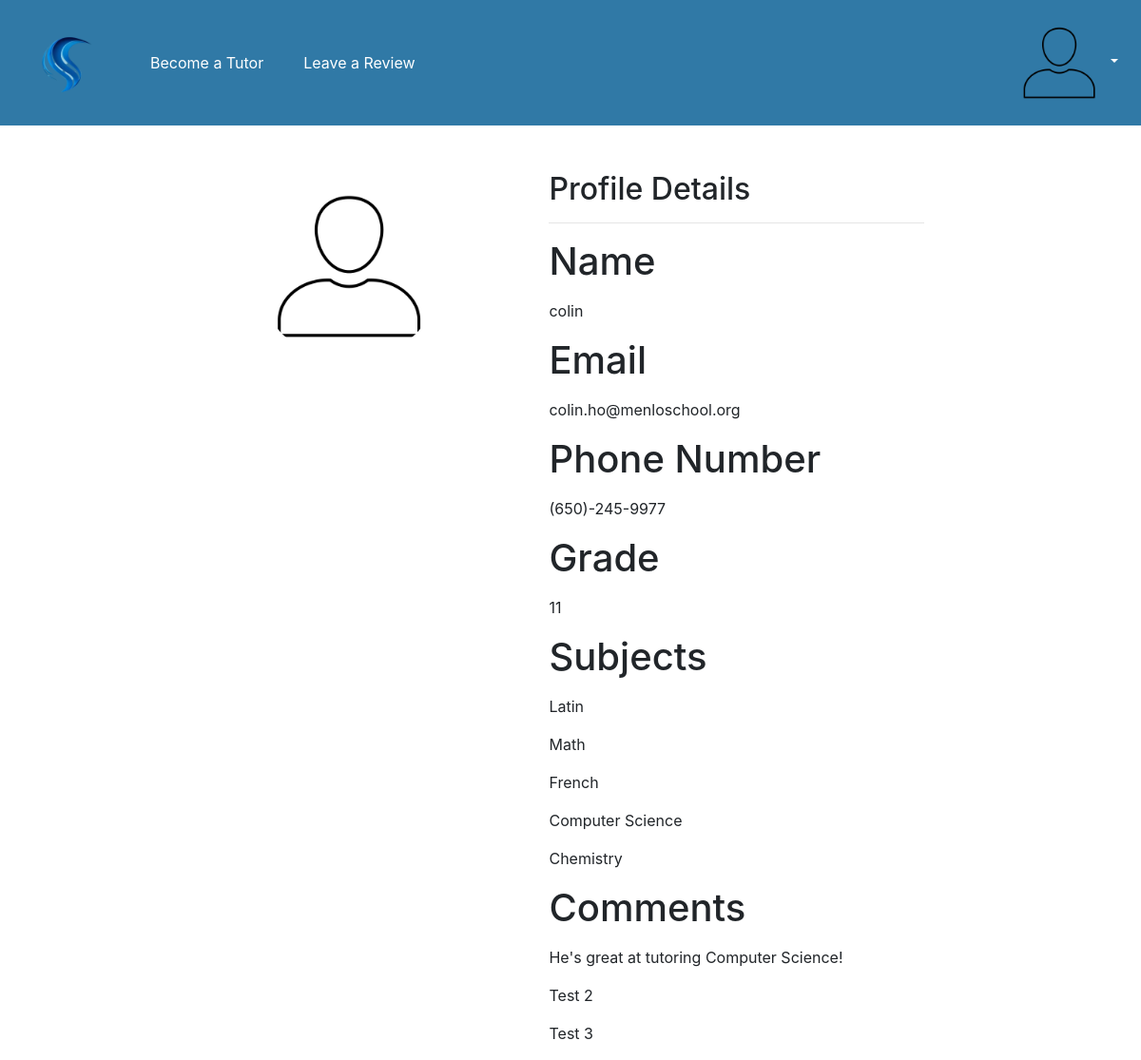
The page /profile (signed in) on the database as committed earlier.
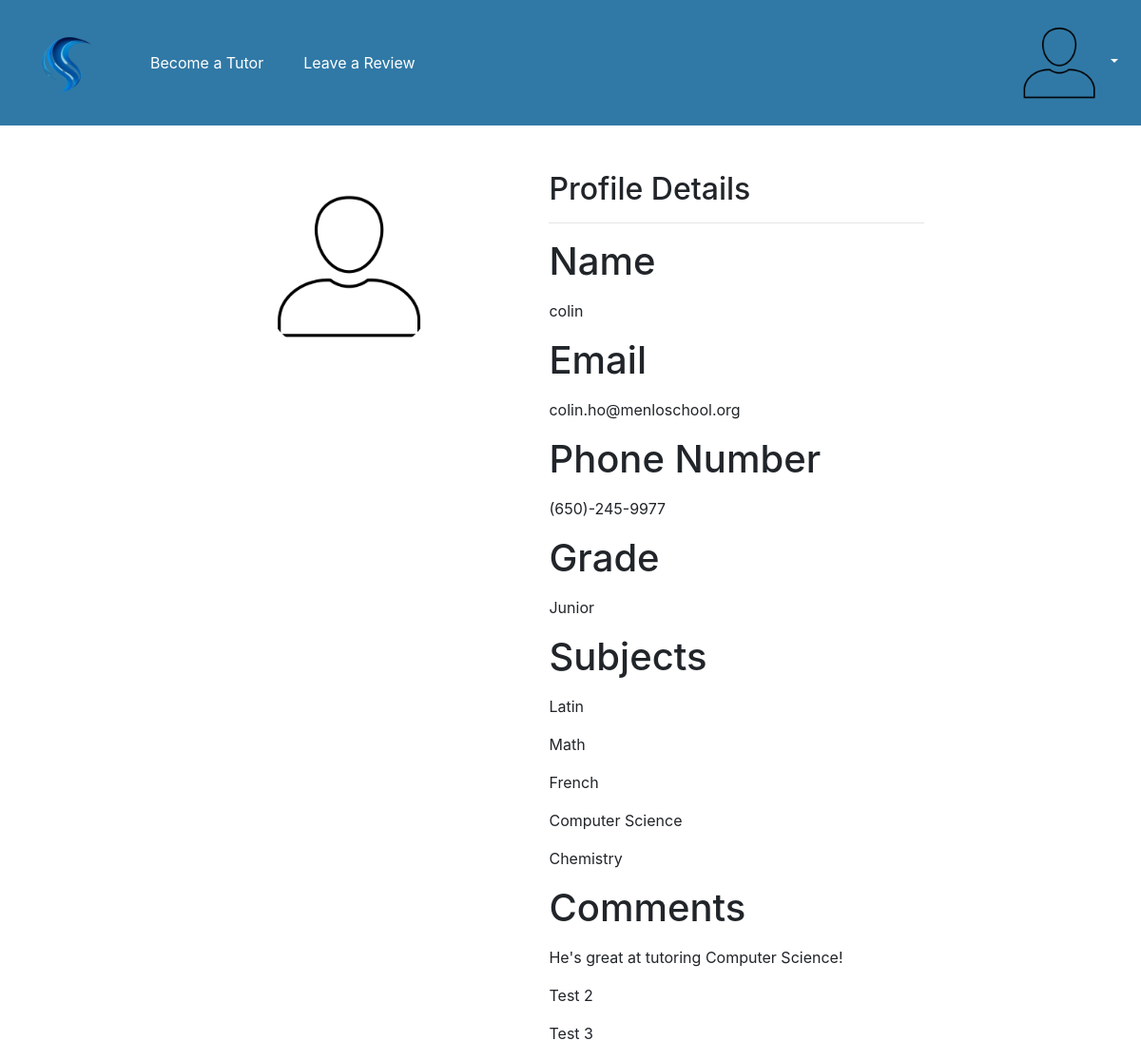
The same page on the database as committed later.
### models.py (models this page shows, shortened)
class User(Base):
    __tablename__ = "users"
    id = Column("id", INTEGER, primary_key=True)
    username = Column("username", TEXT, nullable=False)
    name = Column("name", TEXT, nullable=False)
    password = Column("password", TEXT, nullable=False)
    tutors = relationship("Tutor", secondary="ratingtags", back_populates="users")

class Tutor(Base):
    __tablename__ = "tutors"
    id = Column("id", INTEGER, primary_key=True)
    bio = Column("bio", TEXT, nullable=False)
    intro = Column("intro", TEXT, nullable=False)
    grade = Column("grade", TEXT, nullable=False)
    phone = Column("phone", TEXT, nullable=False)
    email = Column("email", TEXT, nullable=False)
    user_id = Column(INTEGER, ForeignKey('users.id'), nullable=False)
    users = relationship("User", secondary="ratingtags", back_populates="tutors")
    subjects = relationship("Subject", secondary="subjecttags", back_populates="tutors")

class Subject(Base):
    __tablename__ = "subjects"
    id = Column("id", INTEGER, primary_key=True)
    name = Column("name", TEXT, nullable=False)
    tutors = relationship("Tutor", secondary="subjecttags", back_populates="subjects")

class RatingTag(Base):
    __tablename__ = "ratingtags"
    id = Column("id", INTEGER, primary_key=True)
    comment = Column("comment", TEXT, nullable=False)
    user_id = Column(INTEGER, ForeignKey('users.id'))
    tutor_id = Column(INTEGER, ForeignKey('tutors.id'))
    def __repr__(self):
        return self.comment

### app.py (the view)
@app.route("/profile")
def profile():
    if "username" in session:
        user = db_session.query(User).filter(User.username == session["username"]).first()
        tutorcheck = db_session.query(Tutor).where(Tutor.user_id == user.id).first()
        if(tutorcheck):
            comments = db_session.query(RatingTag).where(RatingTag.tutor_id == tutorcheck.id).limit(3).all()
            subjects = tutorcheck.subjects
            return render_template("profile.html", user=user, tutorcheck=tutorcheck, comments=comments, subjects=subjects)
        else:
            comments = db_session.query(RatingTag).where(RatingTag.user_id == user.id).limit(3).all()
            return render_template("profile.html", user=user, tutorcheck=tutorcheck, comments=comments)
    else:
        return redirect(url_for("login"))

### templates/profile.html (shortened to what this page needs)
{% extends "base.html" %}
  {% block style %}
    <link rel="stylesheet" type="text/css" href="{{url_for('static', filename='styles/profile.css')}}">
    {% endblock %}
    {% block content %}
    <div class="container">
        <div class="row mt-5">
          <div class="col-md-4 offset-md-1">
            <div class="profile-picture text-center">
              <img src="{{url_for('static', filename='images/profile.png')}}" alt="Profile Picture" class="rounded-circle">
            </div>
          </div>
          <div class="col-md-6">
            <div class="profile-details">
              <h2>Profile Details</h2>
              <hr>
              <div class="form-group">
                <h1><label for="name">Name</label></h1>
                <p>{{user.name}}</p>
              </div>
              {%if tutorcheck:%}
                <div class="form-group">
                  <h1><label for="email">Email</label></h1>
                  <p>{{tutorcheck.email}}</p>
                </div>
                <div class="form-group">
                  <h1><label for="phone">Phone Number</label></h1>
                  <p>{{tutorcheck.phone}}</p>
                </div>
                <div class="form-group">
                  <h1><label for="grade">Grade</label></h1>
                  <p>{{tutorcheck.grade}}</p>
                </div>
                <div class="form-group">
                  <h1><label for="subjects">Subjects</label></h1>
                  {%for subject in subjects:%}
                    <p>{{subject.name}}</p>
                  {%endfor%}
                </div>
              {%endif%}
              <div class="form-group">
                <h1><label for="phone">Comments</label></h1>
                {%for comment in comments:%}
                  <p>{{comment}}</p>
                {%endfor%}
              </div>
            </div>
          </div>
        </div>
      </div>
    {% endblock %}

### templates/base.html (shortened to what this page needs)
<!DOCTYPE html>
<html>
    <head>
        <link rel="stylesheet" href="https://cdn.jsdelivr.net/npm/bootstrap@4.3.1/dist/css/bootstrap.min.css"
>
        <link rel="stylesheet" type="text/css" href="{{url_for('static', filename='styles/base.css')}}">
        {% block style%}
        {% endblock %}
    </head>
    <body>
        {% set active_page = active_page|default('home') -%}
        <nav class="navbar navbar-expand-lg navbar-custom">
            <a class="navbar-brand" href="/home"><img src="{{url_for('static', filename='images/logo2.png')}}" width="100" height="100" alt="Logo"></a>
            <a class="nav-link" href="/tutor">Become a Tutor</a>
            <a class="nav-link" href="/review">Leave a Review</a>
              <div class="collapse navbar-collapse justify-content-end" id="navbarNav">
                <ul class="navbar-nav">
                  <li class="nav-item dropdown">
                    <a class="nav-link dropdown-toggle" href="/profile"><img src="{{url_for('static', filename='images/profile.png')}}" width="100" height="100" alt="Profile" id="navbarDropdownMenuLink" role="button" data-toggle="dropdown" aria-haspopup="true" aria-expanded="false"></a>
                  </li>
                </ul>
              </div>
        </nav>
        <div class="container">
            {% block content %}
            {% endblock %}
        </div>
    </body>
</html>

### static/styles/base.css (style rules this page uses)
.navbar-custom { background-color: #3079A6; width: 100%; margin-left: 0; margin-right: 0; }
.navbar-custom .nav-link { margin-left: 10px; color: white; }

### static/styles/profile.css (style rules this page uses)
.container { max-width: 960px; }
.profile-picture img { width: 200px; height: 200px; }
.profile-details { padding-left: 40px; }

Rows that differ between the two databases and show on the page:
changed Tutor "colin.ho@menloschool.org": grade "11" → "Junior"
